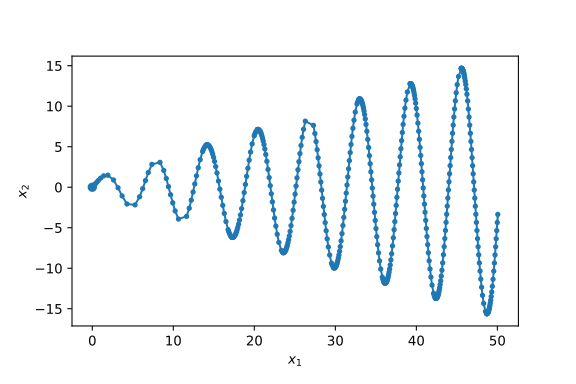

Write the Python code that produced this figure.
import matplotlib.pyplot as plt
import numpy as np
import pytest

import contique


def fun(x, l, a, b):
    return np.array([-(a+b*x[0]) * np.sin(x[0]) + l])


def test_sin():

    # initial solution
    x0 = np.zeros(1)
    lpf0 = 0.0

    # additional function arguments
    a = 1
    b = 0.3

    # numeric continuation
    Res = contique.solve(
        fun=fun,
        x0=x0,
        args=(a, b),
        lpf0=lpf0,
        dxmax=0.1,
        dlpfmax=0.1,
        maxsteps=500,
        maxcycles=4,
        maxiter=20,
        tol=1e-10,
        overshoot=1.05,
        rebalance=True,
        high=10
    )

    X = np.array([res.x for res in Res])

    plt.plot(X[:, 0], X[:, 1], "C0.-")
    plt.xlabel("$x_1$")
    plt.ylabel("$x_2$")
    plt.plot([0], [0], "C0o", lw=3)
    plt.arrow(
        X[-2, 0],
        X[-2, 1],
        X[-1, 0] - X[-2, 0],
        X[-1, 1] - X[-2, 1],
        head_width=0.075,
        head_length=0.15,
        fc="C0",
        ec="C0",
    )
    plt.gca().set_aspect("equal")
    plt.savefig("test_sin.svg")


if __name__ == "__main__":
    test_sin()
